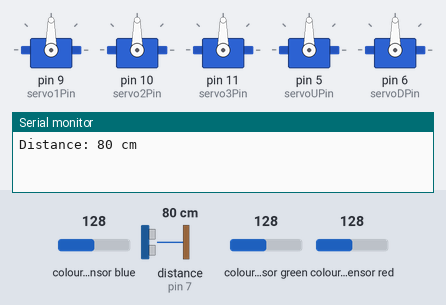
Simulated run of this sketch. Board: Arduino Uno, built with avr-gcc and run on an emulated ATmega328P. On the bench: 5 × servo, the last lines printed to the serial monitor. Wiring (inferred from the names in the program): ultrasonic range finder: trigger pin 7; echo pin 7. Inputs (shaded band) come from the test bench; at power-on: distance to the obstacle (sensor on pin 7) 80 cm, colour sensor blue 128, colour sensor green 128, colour sensor red 128. The echo pulse lasts 58.3 µs per cm.

Above: at 0.1 s.
At 1.8 s:
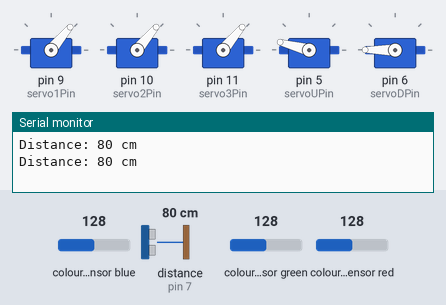
1.9 s: distance to the obstacle (sensor on pin 7) set to 12 cm
4.2 s: distance to the obstacle (sensor on pin 7) set to 9 cm
At 6.5 s:
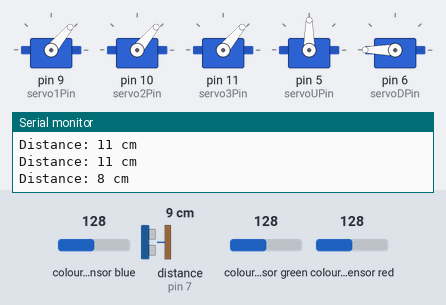
Timing chart, 0 to 13.5 s (numbered marks = the images above; inputs shaded):
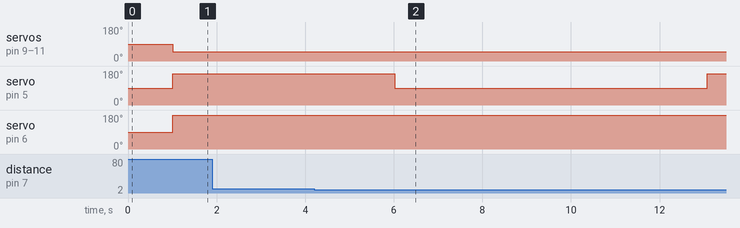

Measured:
- the behaviour switches between 11 and 10 cm on distance to the obstacle (sensor on pin 7) (found by bisection; images 1 and 2)
- after the input at 4.2 s, servo on pin 5 (servoUPin): 165° → 90° after 1.8 s, → 165° 7.1 s later

The sketch:

finalcode.ino
```cpp
#include <Wire.h>
#include "Adafruit_TCS34725.h"
#include <Servo.h>

// Pin configuration
const int pingPin = 7;
const int servoUPin = 5;
const int servoDPin = 6;
const int servo1Pin = 9;
const int servo2Pin = 10;
const int servo3Pin = 11;
Servo servoU;
Servo servoD;
Servo servo1;
Servo servo2;
Servo servo3;


Adafruit_TCS34725 tcs = Adafruit_TCS34725(TCS34725_INTEGRATIONTIME_50MS, TCS34725_GAIN_4X);

void setup() {
  Serial.begin(9600);
  servo1.attach(servo1Pin);
  servo2.attach(servo2Pin);
  servo3.attach(servo3Pin);
  servoU.attach(servoUPin);
  servoD.attach(servoDPin);
}
uint16_t r, g, b, c;
unsigned long initMillis;
unsigned long currentMillis;
unsigned long interval = 2000;
void loop() {
  long duration, distance;
  pinMode(pingPin, OUTPUT);
  digitalWrite(pingPin, LOW);
  delayMicroseconds(2);
  digitalWrite(pingPin, HIGH);
  delayMicroseconds(5);
  digitalWrite(pingPin, LOW);
  pinMode(pingPin, INPUT);
  duration = pulseIn(pingPin, HIGH);

  distance = microsecondsToCentimeters(duration);

  Serial.print("Distance: ");
  Serial.print(distance);
  Serial.println(" cm");
  delay(1000);

  if (distance < 10) {

    moveServo(servoU, 90);
    delay(5000);

    initMillis = millis();
    currentMillis = millis();
    while(currentMillis - initMillis < interval){
      currentMillis = millis();
      tcs.getRawData(&r, &g, &b, &c);


    Serial.print("R: "); Serial.print(r, DEC); Serial.print(" ");
    Serial.print("G: "); Serial.print(g, DEC); Serial.print(" ");
    Serial.print("B: "); Serial.print(b, DEC); Serial.print(" ");
    Serial.print("C: "); Serial.print(c, DEC); Serial.print(" ");
    Serial.println(" ");

    if (r > g && r > b && r > 20) {
      moveServo(servoD, 110);
      Serial.println("R");
      moveServo(servo1, 0);
    } else if (g > r && g > b && g > 20) {
      moveServo(servoD, 110);
      Serial.println("G");
      moveServo(servo2, 0);
    } else if (b > r && b > g && b > 20) {
      moveServo(servoD, 110);
      Serial.println("B");
      moveServo(servo3, 0);
    }
    }
    // delay(2000);
  }
  stopServo();

  // delay(1000);
}
void moveServo(Servo &servo, int angle) {
  servo.write(angle);
  //delay(5000);
  }
void stopServo() {
  servo1.write(50); //need to cali
  servo2.write(50);
  servo3.write(50);
  servoD.write(180);
  servoU.write(165);
  //delay(5000);
  }


long microsecondsToCentimeters(long microseconds) {
  // The speed of sound is 340 m/s or 29 microseconds per centimeter.
  // The ping travels out and back, so to find the distance of the object we
  // take half of the distance travelled.
  return microseconds / 29 / 2;
}
```
